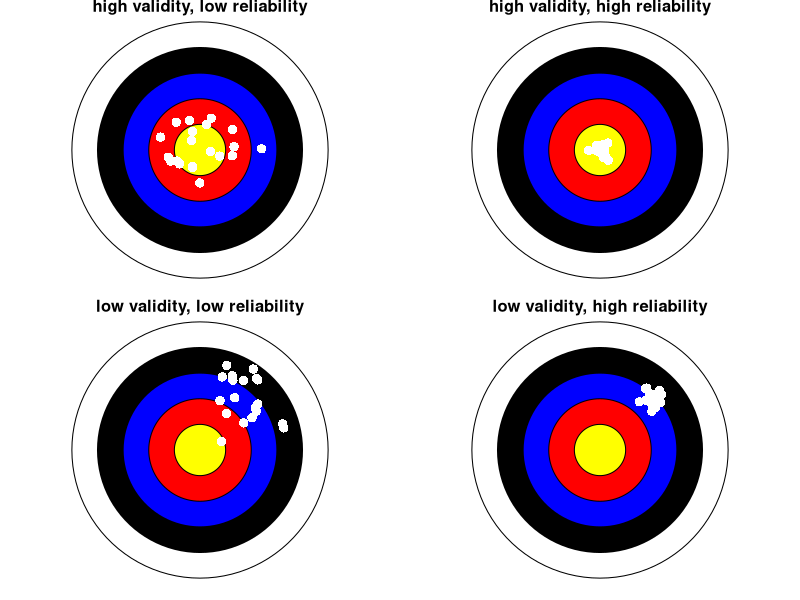

R code for this plot:
## ---- chunk 1
#| label: fig-circles
#| message: false
#| warning: false
#| echo: false
#| dpi: 450
#| fig-width: 5
#| fig-height: 5
#| fig-align: "center"
#| out-width: "80%"
#| fig-cap: "타당도와 신뢰도"
#| fig-pos: '!h'
circle <- function (shoot = 10, mean = 0, sd = 1, main = "") {
  n <- 100
  band <- 5:1
  angle <- (0:n) / n * 2 * pi
  x <-  band %o% cos(angle)
  y <-  band %o% sin(angle)
  
  cols <- c("white", "black", "blue", "red", "yellow")
  
  par(pty = "s", mar = rep(0.7, 4))
  plot(c(-5, 5), c(-5, 5), type = "n", axes = FALSE, xlab = "", ylab = "") 
  title(main)
  
  for (i in rev(band)) {
    polygon(x[i, ], y[i, ], col = cols[i])
  }
  
  pos_x <- rnorm(shoot, mean, sd)
  pos_y <- rnorm(shoot, mean, sd)
  points(pos_x, pos_y, col = "white", pch = 16, cex = 1.5)
}  

op <- par(no.readonly = TRUE)
par(mfrow = c(2, 2))
set.seed(0)
circle(20, 0, 1, "high validity, low reliability")
set.seed(1)
circle(20, 0, 0.2, "high validity, high reliability")
set.seed(3)
circle(20, 2, 1, "low validity, low reliability")
set.seed(2)
circle(20, 2, 0.2, "low validity, high reliability")
par(op)
## ---- chunk 2
fruits <- c("apple", "pear", "pear", "apple", "banana")
fruits <- factor(fruits)
fruits
table(fruits)                               # 도수분포
table(fruits) / sum(table(fruits)) * 100    # 비율 (백분율)
as.numeric(fruits)                          # 수준 인덱스
## ---- chunk 3
head(state.region)
## ---- chunk 4
#| message: false
library(tidyverse)
## ---- chunk 5
state.region |> 
  data.frame() |>   
  count(권역 = state.region, name = "도수") |>       
  mutate(누적도수 = cumsum(도수)) |>
  mutate(상대도수 = 도수 / sum(도수)) |> 
  mutate(누적상대도수 = cumsum(상대도수))
